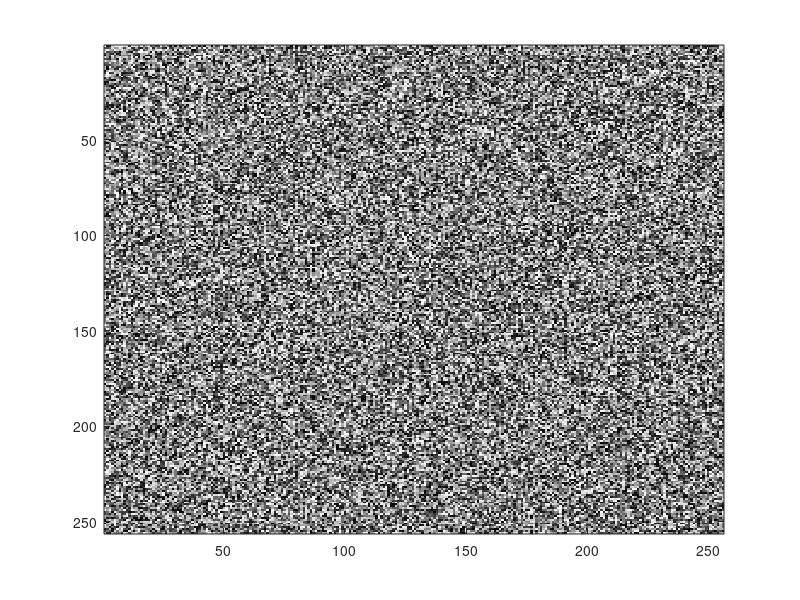

Source code (MATLAB): (Note: this script raises an error after producing the figure.)
% Generating and testing complex white Gaussian images
% Zeyu Liu
% 2/19/2019
function homework2

% Generate a 256x256 2-D complex white Gaussian random field.

N = 256;

% Generate real part
w = randn(N);
% Generate imaginary part
v = randn(N);
% Generate a complex image
z = w + i*v;

% Specify gray colormap
colormap(gray(256));
% Display real part
imagesc(real(z));
pause;

% Display imaginary part
imagesc(imag(z));
pause;

% Display magnitude
imagesc(abs(z));
pause;

% Display phase angle
imagesc(angle(z));
pause;

% Apply 2-D FFT
Z = fft2(z);
% Display real part
imagesc(real(Z));
pause;

% Display imaginary part
imagesc(imag(Z));
pause;

% Display magnitude
imagesc(abs(Z));
pause;

% Display phase angle
imagesc(angle(Z));
pause;

% Repeat the experiment in Part 3 with real white Gaussian random field. 
% Display real part
imagesc(w);
pause;

% Apply 2-D FFT
W = fft2(w);
% Display real part
imagesc(real(W));
pause;

% Display imaginary part
imagesc(imag(W));
pause;

% Display magnitude
imagesc(abs(W));
pause;

% Display phase angle
imagesc(angle(W));
pause;

% Apply the FFT of the images you generated in Assignment 1.
% Generate filter
h = filter_gen(N, 10, 1);
image(h);
pause;

H = fft2(h);
imagesc(real(H));
pause;

imagesc(imag(H));
pause;

imagesc(abs(H));
pause;

imagesc(angle(H));
pause;

h = filter_gen(N, 10, 2);
image(h);
pause;

H = fft2(h);
imagesc(real(H));
pause;

imagesc(imag(H));
pause;

imagesc(abs(H));
pause;

imagesc(angle(H));
pause;

h = filter_gen(N, 10, 3);
image(h);
pause;

H = fft2(h);
imagesc(real(H));
pause;

imagesc(imag(H));
pause;

imagesc(abs(H));
pause;

imagesc(angle(H));
pause;

imag(H(1,1));

